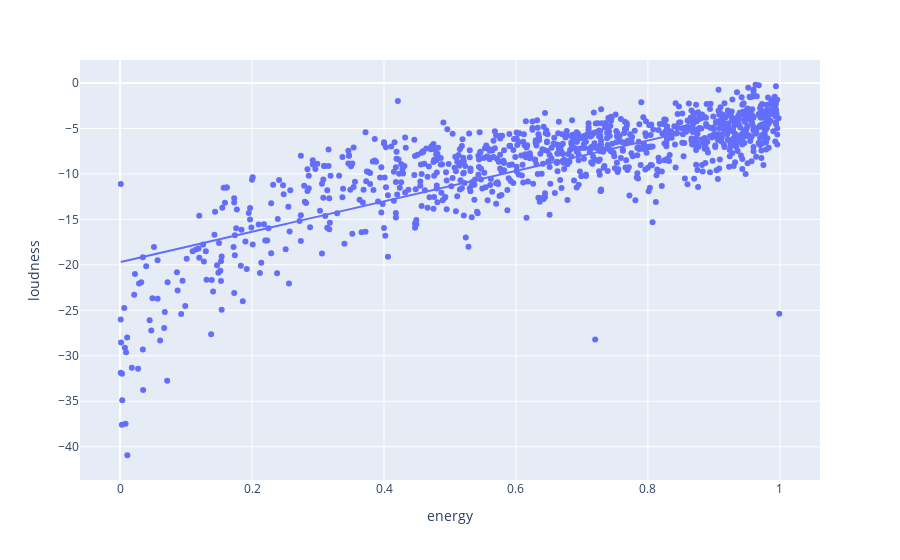

Notebook cell for this chart:
### Markdown cell above
##### We see that features such as Energy and Loudness are very positively corelated, while features like energy and acousticness or loudness and acousticness are negatively correlated.

### Code cell
px.scatter(distribution_df.sample(1000), x='energy', y='loudness', trendline='ols')

### Figure 1 — Plotly figure (JSON) as saved in the notebook; plotly's stock layout.template omitted (floating-point values rounded to 4 significant figures; data arrays with more than 128 entries replaced by an {"elided": "..."} marker saying what was removed)
{"data": [{"hovertemplate": "energy=%{x}<br>loudness=%{y}<extra></extra>", "legendgroup": "", "marker": {"color": "#636efa", "symbol": "circle"}, "mode": "markers", "name": "", "orientation": "v", "showlegend": false, "type": "scatter", "x": {"elided": "1000 float values"}, "xaxis": "x", "y": {"elided": "1000 float values"}, "yaxis": "y"}, {"hovertemplate": "<b>OLS trendline</b><br>loudness = 16.7147 * energy + -19.7026<br>R<sup>2</sup>=0.622180<br><br>energy=%{x}<br>loudness=%{y} <b>(trend)</b><extra></extra>", "legendgroup": "", "marker": {"color": "#636efa", "symbol": "circle"}, "mode": "lines", "name": "", "showlegend": false, "type": "scatter", "x": {"elided": "1000 float values"}, "xaxis": "x", "y": {"elided": "1000 float values"}, "yaxis": "y"}], "layout": {"legend": {"tracegroupgap": 0}, "margin": {"t": 60}, "xaxis": {"anchor": "y", "domain": [0, 1], "title": {"text": "energy"}}, "yaxis": {"anchor": "x", "domain": [0, 1], "title": {"text": "loudness"}}}}
